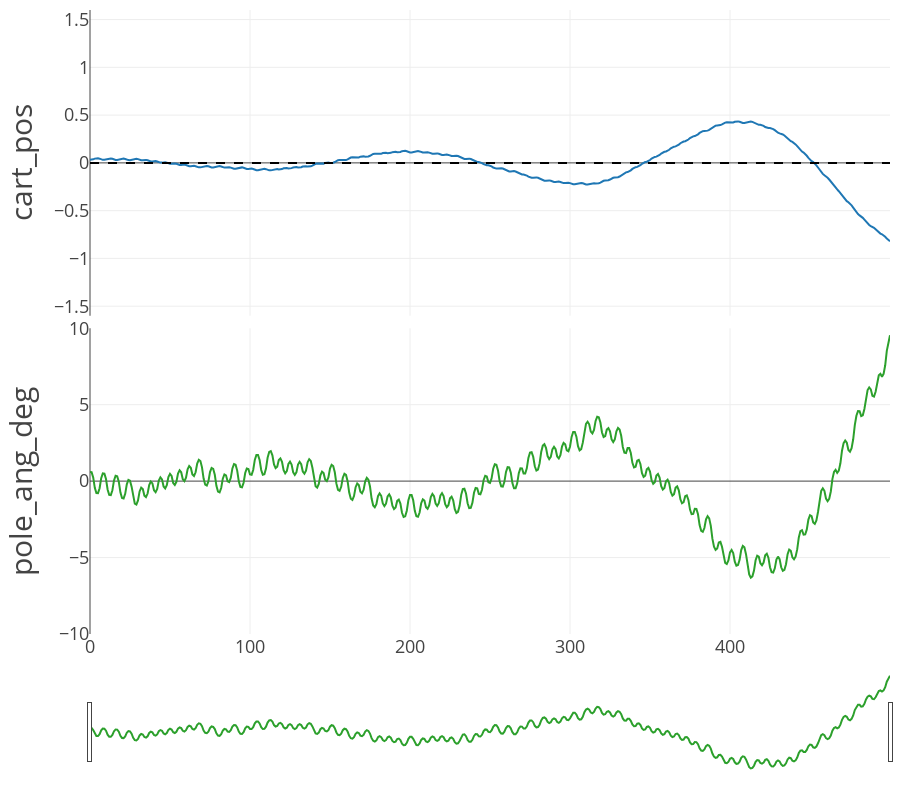

Source (notebook cell):
### Code cell
EP = 0

fig = cprender.lineplot(df, ep=EP, incl_velo=False)
fig.show()

### Figure 1 — Plotly figure (JSON) as saved in the notebook; plotly's stock layout.template omitted (floating-point values rounded to 4 significant figures; data arrays with more than 128 entries replaced by an {"elided": "..."} marker saying what was removed)
{"data": [{"mode": "lines", "name": "cart_pos", "showlegend": false, "type": "scatter", "x": {"elided": "501 int values"}, "xaxis": "x", "y": {"elided": "501 float values"}, "yaxis": "y"}, {"line": {"color": "black", "dash": "dash"}, "mode": "lines", "name": "cart_pos_setpoint", "showlegend": false, "type": "scatter", "x": {"elided": "501 int values"}, "xaxis": "x", "y": {"elided": "501 int values"}, "yaxis": "y"}, {"mode": "lines", "name": "pole_ang_deg", "showlegend": false, "type": "scatter", "x": {"elided": "501 int values"}, "xaxis": "x2", "y": {"elided": "501 float values"}, "yaxis": "y2"}], "layout": {"height": 800, "hovermode": "x unified", "margin": {"b": 10, "l": 90, "r": 10, "t": 10}, "xaxis": {"anchor": "y", "domain": [0, 1], "matches": "x2", "showticklabels": false, "tickfont": {"size": 18}}, "xaxis2": {"anchor": "y2", "domain": [0, 1], "rangeslider": {"visible": true}, "tickfont": {"size": 18}}, "yaxis": {"anchor": "x", "domain": [0.51, 1], "range": [-1.6, 1.6], "tickfont": {"size": 18}, "title": {"font": {"size": 30}, "text": "cart_pos"}}, "yaxis2": {"anchor": "x2", "domain": [0, 0.49], "range": [-10.0, 10.0], "tickfont": {"size": 18}, "title": {"font": {"size": 30}, "text": "pole_ang_deg"}}}}
